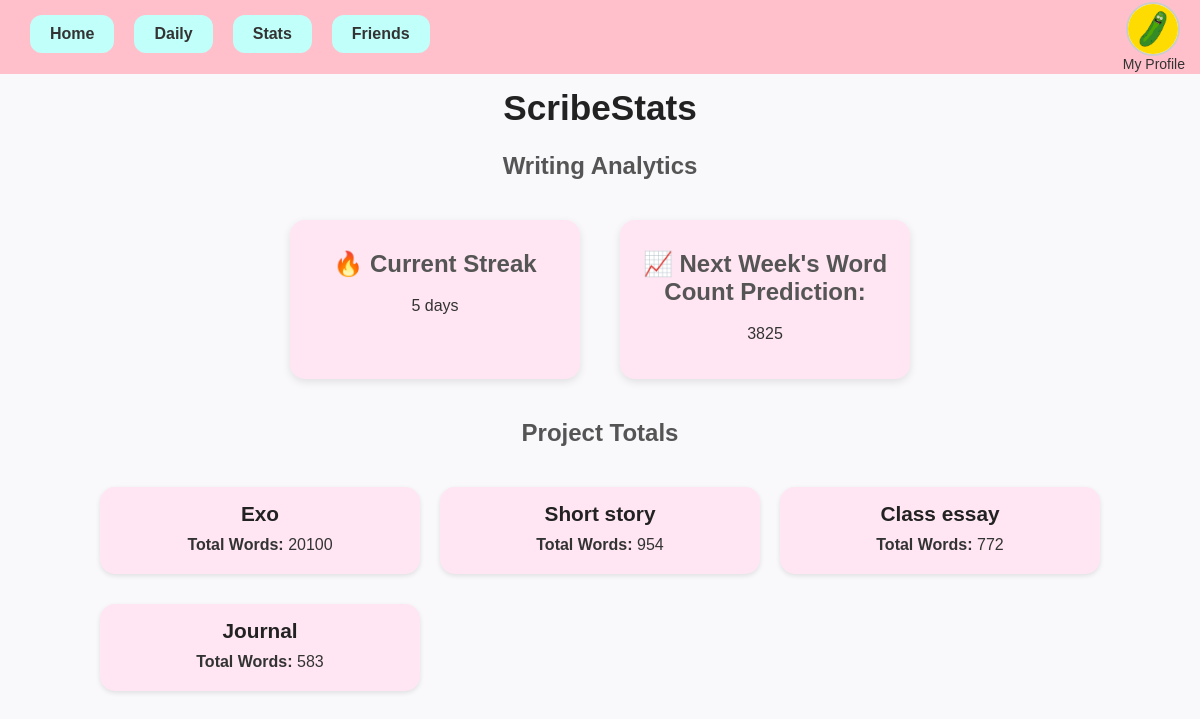
Screenshot of /stats with the database file from the repository.
### tables this page shows
CREATE TABLE writing_entries (
            id INTEGER PRIMARY KEY AUTOINCREMENT,   -- a unique ID for each entry
            entry_date TEXT,                        -- when the writing was done
            word_count INTEGER,                     -- how many words were written
            project TEXT                            -- which project it belongs to
        );

### app.py (the view)
@app.route("/stats")
def stats():
    conn = sqlite3.connect(DB_NAME)
    c = conn.cursor()
    c.execute("SELECT entry_date, word_count, project FROM writing_entries ORDER BY entry_date")
    data = c.fetchall()
    conn.close()
    streak, project_totals, prediction = analytics.analyze_data(data)
    return render_template(
        "stats.html",
        data=data,
        streak=streak,
        project_totals=project_totals,
        prediction=prediction,
    )

### analytics.py (called while the page is built)
def analyze_data(data):
    dates = sorted([datetime.strptime(d[0], "%Y-%m-%d").date() for d in data], reverse=True)
    streak = 0
    if dates:
        streak = 1
        for i in range(1, len(dates)):
            if (dates[i-1] - dates[i]).days == 1 or (dates[i-1] - dates[i]).days == 0:
                streak += 1
            else:
                break
    project_totals = {}
    for entry in data:
        project = entry[2]
        words = entry[1]
        project_totals[project] = project_totals.get(project, 0) + words
    if data:
        total_words = sum(entry[1] for entry in data)
        avg_per_day = total_words / len(data)
        prediction = int(avg_per_day * 7)
    else:
        prediction = 0
    return streak, project_totals, prediction

### templates/stats.html (shortened to what this page needs)
<!DOCTYPE html>
<html>
<head>
    <link rel="stylesheet" href="{{ url_for('static', filename='style.css') }}">
</head>
<body>
 <body>
    <div class="banner"></div>
    <div class="navbar">
        <a href="{{ url_for('home_page') }}">Home</a>
        <a href="{{ url_for('entries') }}">Daily</a>
        <a href="{{ url_for('stats') }}">Stats</a>
        <a href="{{ url_for('friends') }}">Friends</a>
    </div>
    <div class="account-circle">
        <img src="{{ url_for('static', filename='account.png') }}" alt="Account">
    </div>
    <div class="account-label">My Profile</div>
    <h1>ScribeStats</h1>
    <h2>Writing Analytics</h2>
    <div class="stats-container">
        <div class="stat-box">
            <h2>🔥 Current Streak</h2>
            <p>{{ streak }} days</p>
        </div>
        <div class="stat-box">
            <h2>📈 Next Week's Word Count Prediction:</h2>
            <p>{{ prediction }}</p>
        </div>
    </div>
    <h2>Project Totals</h2>
    <div class="entries">
        {% for project, total in project_totals.items() %}
        <div class="entry-card">
            <h3>{{ project }}</h3>
            <p><strong>Total Words:</strong> {{ total }}</p>
        </div>
        {% endfor %}
    </div>
</body>
</html>

### static/style.css (style rules this page uses)
body { font-family: Arial, sans-serif; background: #f9f9fc; margin: 0; padding: 0; text-align: center; color: #333; }
.banner { background-color: pink; height: 54px; width: 100%; position: absolute; top: 0; left: 0; z-index: 0; }
.navbar { display: flex; justify-content: left; gap: 20px; padding: 15px 30px; position: relative; z-index: 1; }
.navbar a { background-color: #c1fffa; padding: 10px 20px; border-radius: 12px; text-decoration: none; color: black; font-weight: bold; }
.navbar a { background-color: #c1fffa; padding: 10px 20px; border-radius: 12px; text-decoration: none; font-weight: bold; color: #333; transition: background-color 0.2s; }
.banner { background-color: pink; color: #333; text-align: center; padding: 10px 0; font-size: 1.5rem; font-weight: bold; }
.account-label { margin-top: 2px; font-size: 0.9rem; color: #333; }
h1 { margin-top: 20px; font-size: 2.2rem; color: #222; }
h2 { margin-top: 10px; font-size: 1.5rem; color: #555; }
.entries { display: grid; grid-template-columns: repeat(auto-fit, minmax(250px, 1fr)); gap: 20px; padding: 20px; max-width: 1000px; margin: auto; }
.entry-card { background-color: #ffe6f2; border-radius: 15px; padding: 15px; margin-bottom: 10px; box-shadow: 0px 2px 5px rgba(0,0,0,0.1); }
.entry-card h3 { margin-top: 0; margin-bottom: 10px; font-size: 1.3rem; color: #222; }
.entry-card p { margin: 5px 0; font-size: 1rem; color: #333; }
.account-circle { width: 50px; height: 50px; border-radius: 50%; overflow: hidden; border: 2px solid #ccc; position: absolute; top: 2px; right: 20px; background-color: white; }
.account-circle img { width: 100%; height: 100%; object-fit: cover; }
.account-label { position: absolute; top: 54px; right: 15px; font-size: 14px; color: #333; text-align: center; }
.stats-container { display: flex; justify-content: center; gap: 40px; margin: 40px 0; }
.stat-box { background-color: #ffe6f2; padding: 20px; border-radius: 15px; width: 250px; text-align: center; box-shadow: 0px 3px 8px rgba(0,0,0,0.1); }

### rows the page displays
writing_entries: project "Exo", total "20100"
writing_entries: project "Short story", total "954"
writing_entries: project "Class essay", total "772"
writing_entries: project "Journal", word_count "583"

### other values shown
{{ streak }} "5"
{{ prediction }} "3825"
